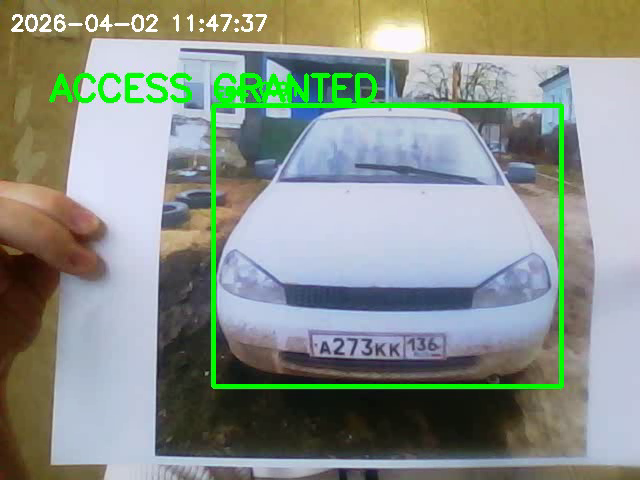
#> input picture frame 3 of automatic-gate/car_20260402_114738.avi, 640 x 480 px, given in place of the camera
$ python motion_detection.py
#> lines starting #> are read from the running program, lines starting #| are printed output that depends on the picture
import cv2
import datetime

cap = cv2.VideoCapture(0)# Открываем камеру

if not cap.isOpened():
    print(" Камера не найдена")
    exit()

# Параметры видео
width = int(cap.get(cv2.CAP_PROP_FRAME_WIDTH))
height = int(cap.get(cv2.CAP_PROP_FRAME_HEIGHT))
fps = 20.0
fourcc = cv2.VideoWriter_fourcc(*'XVID')

# Переменные для детекции движения
first_frame = None
recording = False
out = None
filename = ""

print(" Ожидание движения...")
print("Нажми 'q' для выхода")

while True:
    ret, frame = cap.read()
#> frame is the input picture: shape (480, 640, 3); mean B, G, R 137.2, 145.9, 137.4
    if not ret:
        break

    # Преобразуем в оттенки серого и размываем для лучшего детектирования
    gray = cv2.cvtColor(frame, cv2.COLOR_BGR2GRAY)
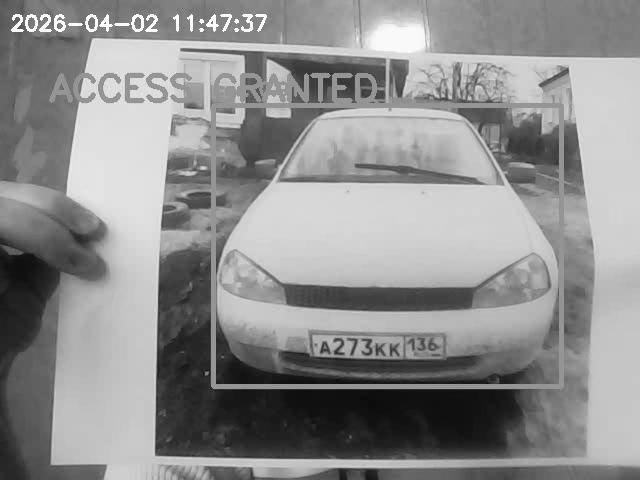
#> gray: shape (480, 640); min 11, max 255, mean 142.4
    gray = cv2.GaussianBlur(gray, (21, 21), 0)
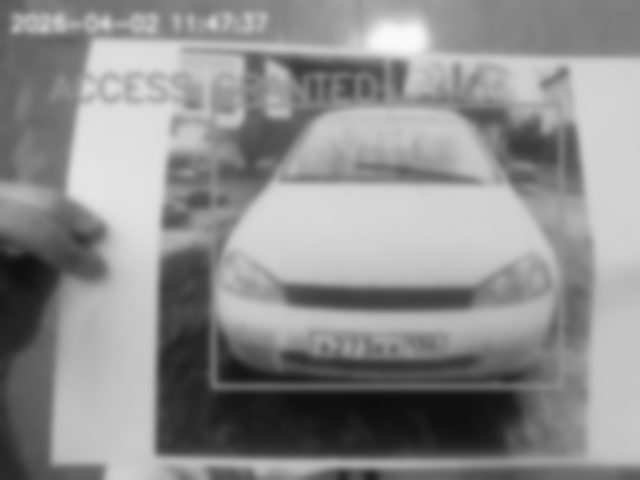
#> gray: shape (480, 640); min 13, max 249, mean 142.4

    # Сохраняем первый кадр как фон
    if first_frame is None:
        first_frame = gray
        continue

    # Вычисляем разницу между текущим кадром и фоном
    diff = cv2.absdiff(first_frame, gray)
    thresh = cv2.threshold(diff, 25, 255, cv2.THRESH_BINARY)[1]
    thresh = cv2.dilate(thresh, None, iterations=2)

    # Считаем количество пикселей, которые изменились
    motion_pixels = cv2.countNonZero(thresh)

    # Если движение есть (больше 25000 пикселей)
    if motion_pixels > 25000:
        if not recording:
            # Начинаем запись
            filename = f"C:/Users/Денис/Downloads/motion_{datetime.datetime.now().strftime('%Y%m%d_%H%M%S')}.avi"
            out = cv2.VideoWriter(filename, fourcc, fps, (width, height))
            recording = True
            print(f"🎬 ДВИЖЕНИЕ! Запись: {filename}")

        # Добавляем таймстамп на кадр
        timestamp = datetime.datetime.now().strftime("%Y-%m-%d %H:%M:%S")
        cv2.putText(frame, timestamp, (10, 30), cv2.FONT_HERSHEY_SIMPLEX, 0.7, (0, 255, 0), 2)
        cv2.putText(frame, "MOTION DETECTED", (10, 60), cv2.FONT_HERSHEY_SIMPLEX, 0.7, (0, 0, 255), 2)

        # Записываем кадр
        out.write(frame)

    else:
        if recording:
            # Останавливаем запись
            recording = False
            out.release()
            print(f" Движение закончилось. Видео сохранено")

    # Показываем движение на экране (зеленым цветом там, где движение)
    cv2.imshow('Motion Detection', thresh)
    cv2.imshow('Camera', frame)

    if cv2.waitKey(1) & 0xFF == ord('q'):
        break

# Освобождаем ресурсы
cap.release()
if out:
    out.release()
cv2.destroyAllWindows()
print(" Программа завершена")
